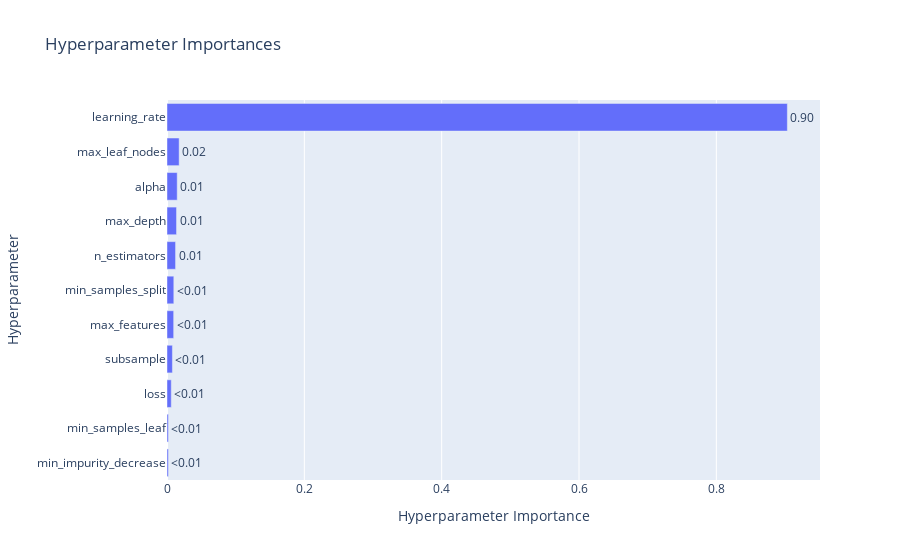

Here is the notebook cell this chart was saved with:
### Code cell
vis.plot_param_importances(study=study_grad)

### Figure 1 — Plotly figure (JSON) as saved in the notebook; plotly's stock layout.template omitted (floating-point values rounded to 4 significant figures)
{"data": [{"cliponaxis": false, "hovertemplate": ["min_impurity_decrease (FloatDistribution): 0.0019895667269517617<extra></extra>", "min_samples_leaf (IntDistribution): 0.001990150838463588<extra></extra>", "loss (CategoricalDistribution): 0.006198301422825004<extra></extra>", "subsample (FloatDistribution): 0.007875805982251481<extra></extra>", "max_features (CategoricalDistribution): 0.009707534715602695<extra></extra>", "min_samples_split (IntDistribution): 0.009918224176536853<extra></extra>", "n_estimators (IntDistribution): 0.012472575371803579<extra></extra>", "max_depth (IntDistribution): 0.013882644785282039<extra></extra>", "alpha (FloatDistribution): 0.014865501170405214<extra></extra>", "max_leaf_nodes (IntDistribution): 0.017696264856904596<extra></extra>", "learning_rate (FloatDistribution): 0.9034034299529733<extra></extra>"], "name": "Objective Value", "orientation": "h", "text": ["<0.01", "<0.01", "<0.01", "<0.01", "<0.01", "<0.01", "0.01", "0.01", "0.01", "0.02", "0.90"], "textposition": "outside", "type": "bar", "x": [0.00199, 0.00199, 0.006198, 0.007876, 0.009708, 0.009918, 0.01247, 0.01388, 0.01487, 0.0177, 0.9034], "y": ["min_impurity_decrease", "min_samples_leaf", "loss", "subsample", "max_features", "min_samples_split", "n_estimators", "max_depth", "alpha", "max_leaf_nodes", "learning_rate"]}], "layout": {"title": {"text": "Hyperparameter Importances"}, "xaxis": {"title": {"text": "Hyperparameter Importance"}}, "yaxis": {"title": {"text": "Hyperparameter"}}}}
